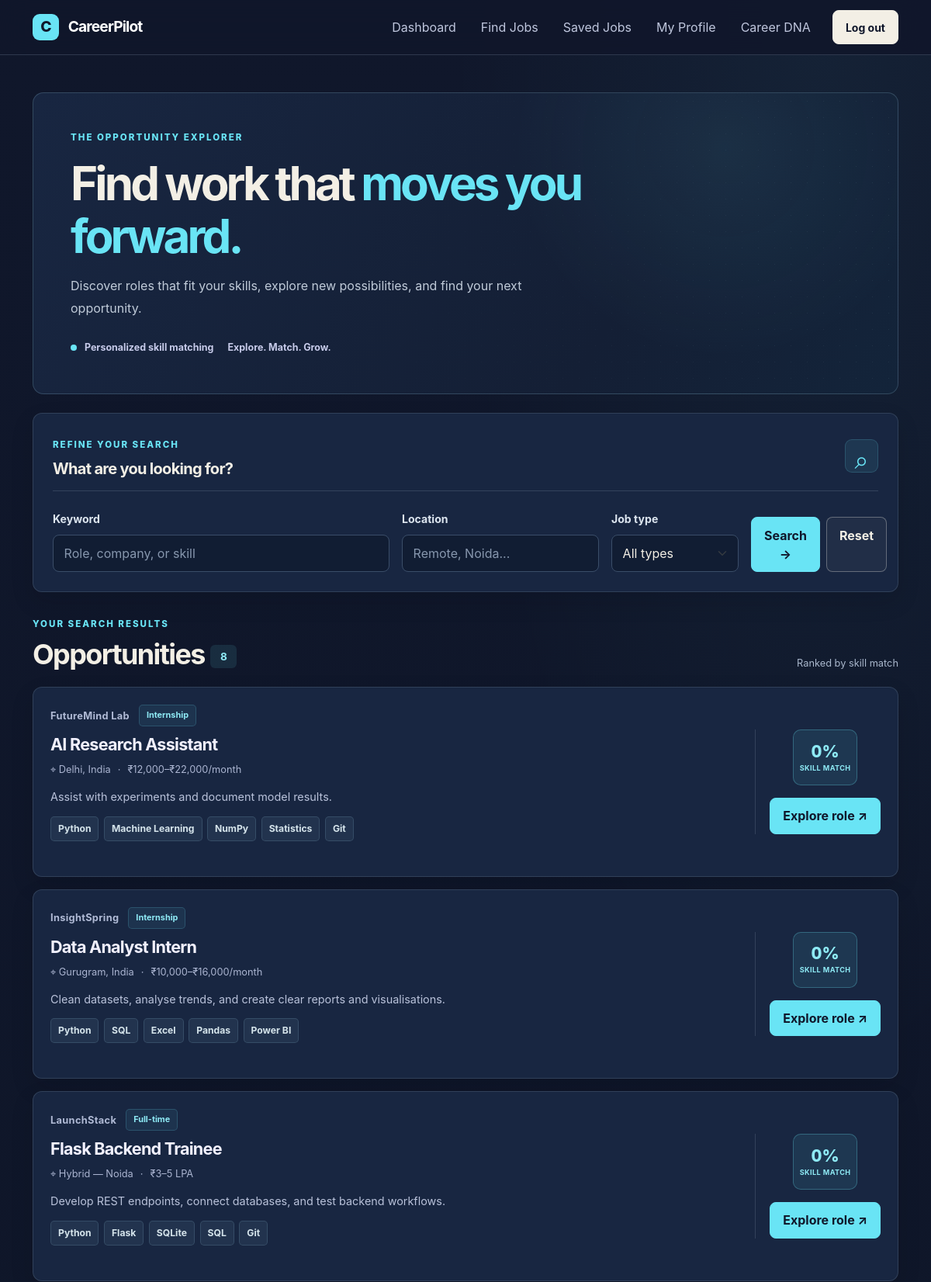
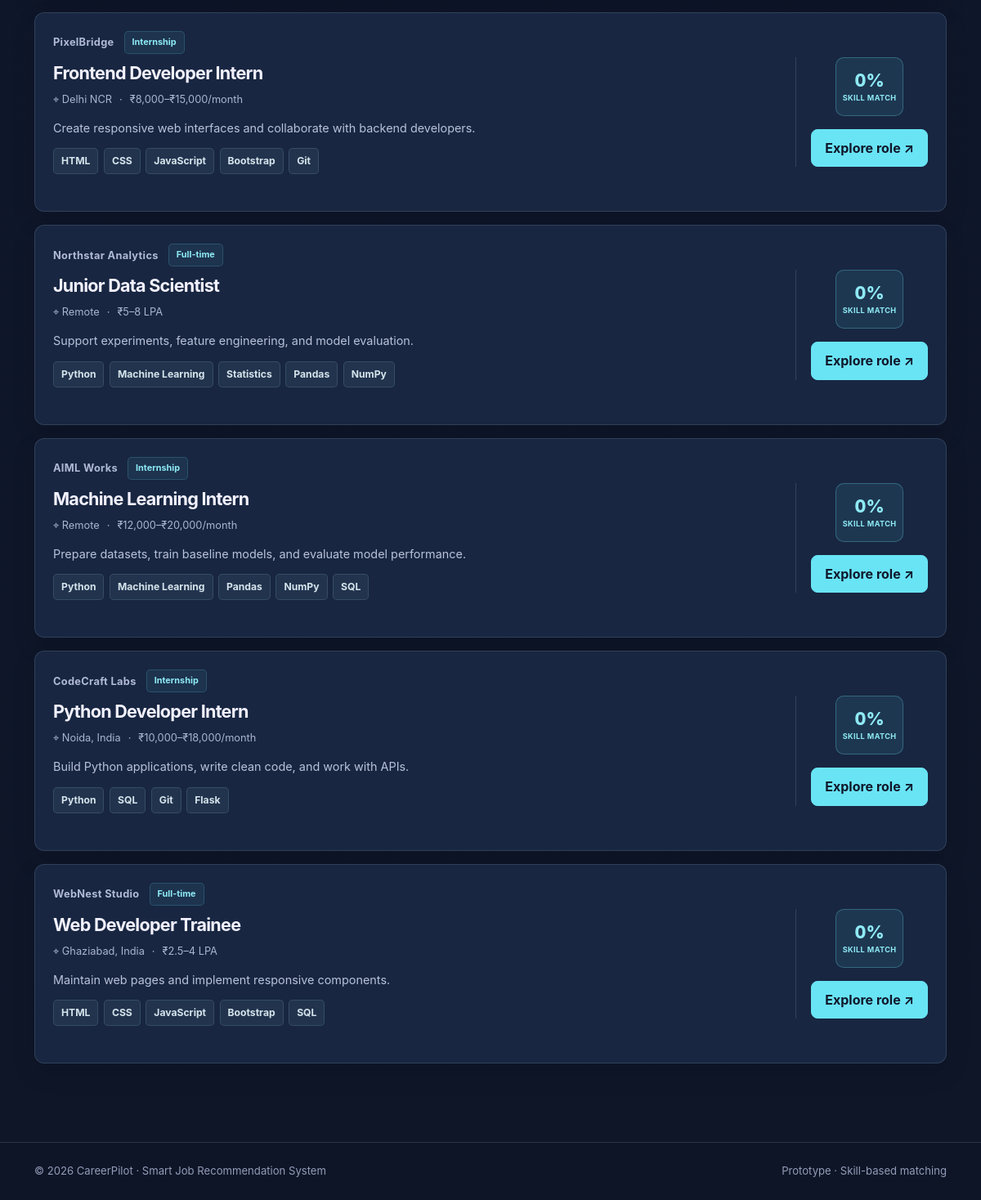
Page /jobs (signed in) on the committed database (2 pictures, top to bottom).
### app.py (models this page shows)
class Job(db.Model):
    id = db.Column(db.Integer, primary_key=True)
    title = db.Column(db.String(120), nullable=False)
    company = db.Column(db.String(120), nullable=False)
    location = db.Column(db.String(120), nullable=False)
    job_type = db.Column(db.String(60), default="Full-time")
    salary = db.Column(db.String(80), default="Not specified")
    description = db.Column(db.Text, default="")
    skills_json = db.Column(db.Text, default="[]")
    @property
    def skills(self):
        try:
            return json.loads(self.skills_json or "[]")
        except (TypeError, json.JSONDecodeError):
            return []

### app.py (the view)
@app.route("/jobs")
@login_required
def jobs():
    user = db.session.get(User, session["user_id"])
    query = request.args.get("q", "").strip()
    location = request.args.get("location", "").strip()
    job_type = request.args.get("type", "").strip()
    all_jobs = Job.query.order_by(Job.title).all()
    results = []
    for job in all_jobs:
        if query and query.lower() not in (job.title + " " + job.company + " " + job.description + " " + " ".join(job.skills)).lower():
            continue
        if location and location.lower() not in job.location.lower():
            continue
        if job_type and job_type != job.job_type:
            continue
        skill_score, matched, missing, ml_score = match_data(
            user.skills,
            job.skills,
            job.title,
            job.description,
            job.company
        )
        results.append({
            "job": job,
            "percent": skill_score,
            "skill_score": skill_score,
            "matched": matched,
            "missing": missing,
            "ml_score": ml_score
        })
    results.sort(key=lambda item: item["ml_score"], reverse=True)
    print("JOBS DEBUG:", len(results))
    print("FIRST RESULT:", results[0] if results else "No results")
    return render_template("jobs.html", results=results, q=query, location=location, selected_type=job_type)

### app.py (called while the page is built, shortened)
def match_data(
    user_skills,
    job_skills,
    job_title="",
    job_description="",
    company=""
):
    mine = {
        skill.strip().lower()
        for skill in user_skills if skill.strip()
    }
    required = {
        skill.strip().lower()
        for skill in job_skills if skill.strip()
    }
    matched = sorted(mine & required)
    missing = sorted(required - mine)
    profile_text = " ".join(user_skills).strip()
    job_text = " ".join([
        job_title,
        company,
        " ".join(job_skills),
        job_description
    ]).strip()
    if not profile_text or not job_text:
        return 0, matched, missing, 0

def login_required(fn):
    @wraps(fn)
    def wrapper(*args, **kwargs):
        if "user_id" not in session:
            flash("Please log in to access your dashboard.", "info")
            return redirect(url_for("login"))
        user = db.session.get(User, session["user_id"])
        return fn(*args, **kwargs)
    return wrapper

@app.context_processor
def inject_user():
    user = db.session.get(User, session.get("user_id")) if session.get("user_id") else None
    return {"current_user": user}

    @property
    def skills(self):
        try:
            return json.loads(self.skills_json or "[]")
        except (TypeError, json.JSONDecodeError):
            return []

### templates/jobs.html (shortened to what this page needs)
{% extends "base.html" %}
{% block content %}
<section class="jobs-hero mb-4">
    <div class="eyebrow">THE OPPORTUNITY EXPLORER</div>
    <h1 class="jobs-title mt-3">Find work that <span>moves you forward.</span></h1>
    <p>
        Discover roles that fit your skills, explore new possibilities,
        and find your next opportunity.
    </p>
    <div class="jobs-hero-meta">
        <span><i class="jobs-dot"></i> Personalized skill matching</span>
        <span>Explore. Match. Grow.</span>
    </div>
</section>
<form class="filter-panel jobs-filter mb-4" method="get">
    <div class="filter-heading">
        <div>
            <span class="eyebrow">REFINE YOUR SEARCH</span>
            <h2>What are you looking for?</h2>
        </div>
        <span class="filter-mark" aria-hidden="true">⌕</span>
    </div>
    <div class="row g-3 align-items-end">
        <div class="col-lg-5">
            <label class="form-label" for="job-keyword">Keyword</label>
            <input
                id="job-keyword"
                class="form-control"
                name="q"
                value="{{ q }}"
                placeholder="Role, company, or skill"
            >
        </div>
        <div class="col-lg-3">
            <label class="form-label" for="job-location">Location</label>
            <input
                id="job-location"
                class="form-control"
                name="location"
                value="{{ location }}"
                placeholder="Remote, Noida..."
            >
        </div>
        <div class="col-lg-2">
            <label class="form-label" for="job-type">Job type</label>
            <select id="job-type" class="form-select" name="type">
                <option value="">All types</option>
            </select>
        </div>
        <div class="col-lg-2 d-flex gap-2">
            <button class="btn btn-primary flex-grow-1" type="submit">
                Search →
            </button>
            <a class="btn btn-outline-secondary"
               href="{{ url_for('jobs') }}"
               aria-label="Reset search filters">
                Reset
            </a>
        </div>
    </div>
</form>
<section class="jobs-results-section">
    <div class="jobs-results-heading">
        <div>
            <div class="eyebrow">YOUR SEARCH RESULTS</div>
            <h2 class="jobs-results-title mt-2">
                Opportunities <span class="results-count">{{ results|length }}</span>
            </h2>
        </div>
        <span class="results-note">Ranked by skill match</span>
    </div>
    <div class="d-grid gap-3">
        {% for item in results %}
        <article class="job-card explorer-job">
            <div class="explorer-job-main">
                <div class="explorer-job-info">
                    <div class="explorer-company-row">
                        <span class="company">{{ item.job.company }}</span>
                        <span class="job-type-label">{{ item.job.job_type }}</span>
                    </div>
                    <h3 class="explorer-job-title">
                        <a class="job-title"
                           href="{{ url_for('job_detail', job_id=item.job.id) }}">
                            {{ item.job.title }}
                        </a>
                    </h3>
                    <div class="explorer-meta">
                        <span>⌖ {{ item.job.location }}</span>
                        <span>·</span>
                        <span>{{ item.job.salary }}</span>
                    </div>
                    <p class="explorer-description">
                        {{ item.job.description }}
                    </p>
                    <div class="job-skills">
                        {% for skill in item.job.skills %}
                        <span class="skill">{{ skill }}</span>
                        {% endfor %}
                    </div>
                </div>
                <aside class="explorer-job-action">
                  <div class="match-badge explorer-match">
    <span>{{ item.percent|default(0) }}%</span>
    <small>SKILL MATCH</small>
</div>
                    <a class="btn btn-primary"
                       href="{{ url_for('job_detail', job_id=item.job.id) }}">
                        Explore role ↗
                    </a>
                </aside>
            </div>
        </article>
        {% endfor %}
    </div>
</section>
{% endblock %}

### rows in the picture
Job: job.company "FutureMind Lab", job.job_type "Internship", job "AI Research Assistant", job.location "Delhi, India", job.salary "₹12,000–₹22,000/month", job.description "Assist with experiments and document model results."
Job: job.company "InsightSpring", job.job_type "Internship", job "Data Analyst Intern", job.location "Gurugram, India", job.salary "₹10,000–₹16,000/month", job.description "Clean datasets, analyse trends, and create clear reports and visualisations."
Job: job.company "LaunchStack", job.job_type "Full-time", job "Flask Backend Trainee", job.location "Hybrid — Noida", job.salary "₹3–5 LPA", job.description "Develop REST endpoints, connect databases, and test backend workflows."
Job: job.company "PixelBridge", job.job_type "Internship", job "Frontend Developer Intern", job.location "Delhi NCR", job.salary "₹8,000–₹15,000/month", job.description "Create responsive web interfaces and collaborate with backend developers."
Job: job.company "Northstar Analytics", job.job_type "Full-time", job "Junior Data Scientist", job.location "Remote", job.salary "₹5–8 LPA", job.description "Support experiments, feature engineering, and model evaluation."
Job: job.company "AIML Works", job.job_type "Internship", job "Machine Learning Intern", job.location "Remote", job.salary "₹12,000–₹20,000/month", job.description "Prepare datasets, train baseline models, and evaluate model performance."
Job: job.company "CodeCraft Labs", job.job_type "Internship", job "Python Developer Intern", job.location "Noida, India", job.salary "₹10,000–₹18,000/month", job.description "Build Python applications, write clean code, and work with APIs."
Job: job.company "WebNest Studio", job.job_type "Full-time", job "Web Developer Trainee", job.location "Ghaziabad, India", job.salary "₹2.5–4 LPA", job.description "Maintain web pages and implement responsive components."

### other values in the picture
{{ results|length }} "8"
{{ skill }} "Python" "Machine Learning" "NumPy" "Statistics" "Git" "Python" "SQL" "Excel" "Pandas" "Power BI" "Python" "Flask" "SQLite" "SQL" "Git" "HTML" "CSS" "JavaScript" "Bootstrap" "Git" "Python" "Machine Learning" "Statistics" "Pandas" "NumPy" "Python" "Machine Learning" "Pandas" "NumPy" "SQL" "Python" "SQL" "Git" "Flask" "HTML" "CSS" "JavaScript" "Bootstrap" "SQL"
{{ item.percent|default(0) }} "0" "0" "0" "0" "0" "0" "0" "0"
